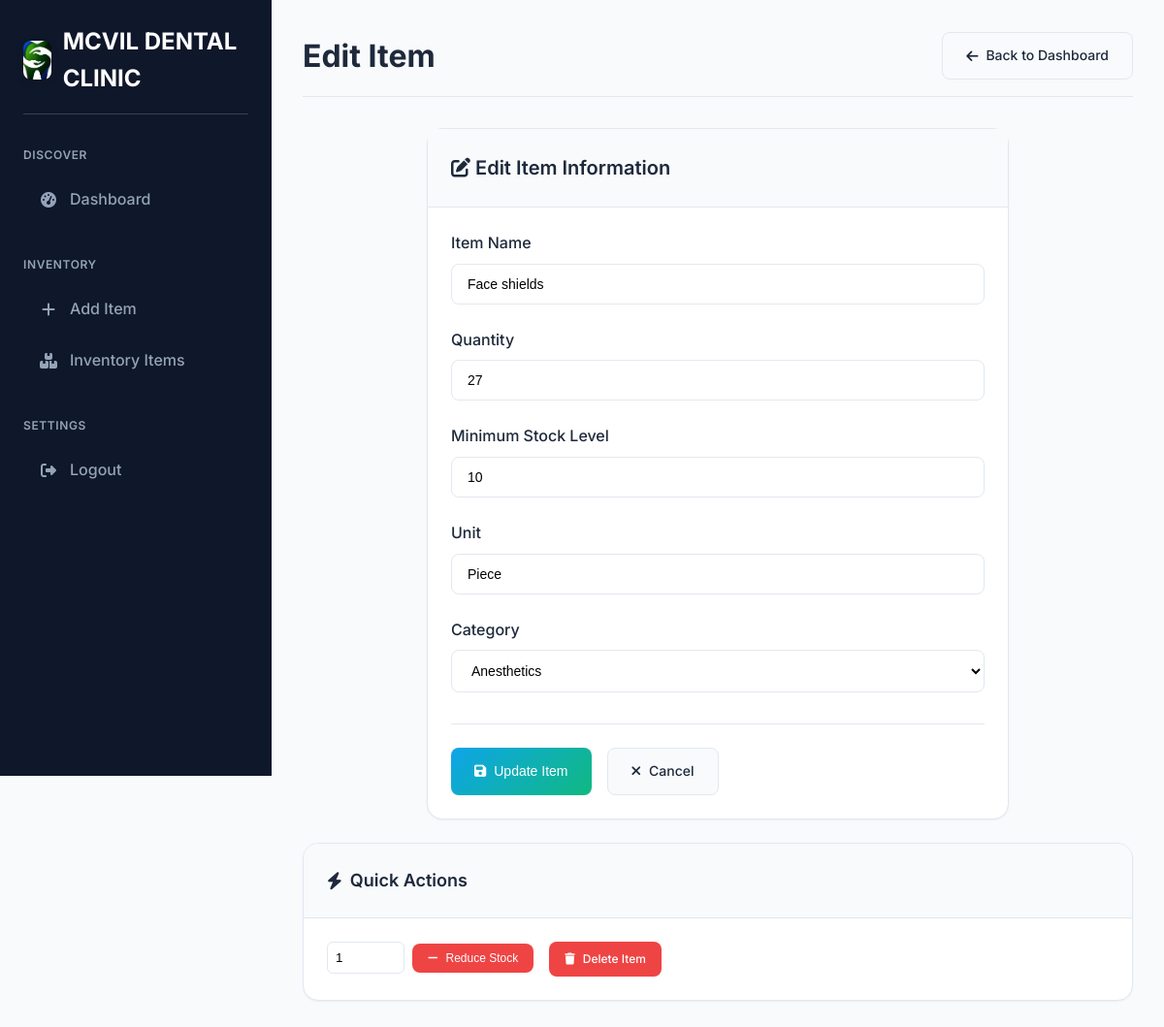
Page /edit_item/4 (signed in) on the committed database.
### tables this page shows
CREATE TABLE inventory
                 (id INTEGER PRIMARY KEY, name TEXT, quantity INTEGER, min_level INTEGER, unit TEXT, category_id INTEGER, created_at TIMESTAMP, updated_at TIMESTAMP);

### app.py (the view, shortened to what this page needs)
@app.route('/edit_item/<int:item_id>', methods=['GET', 'POST'])
def edit_item(item_id):
    if 'logged_in' not in session:
        return redirect(url_for('login'))
    conn = sqlite3.connect('inventory.db')
    c = conn.cursor()
    c.execute("SELECT * FROM inventory WHERE id=?", (item_id,))
    item = c.fetchone()
    c.execute("SELECT * FROM categories ORDER BY name")
    categories = c.fetchall()
    conn.close()
    if item is None:
        flash('Item not found')
        return redirect(url_for('dashboard'))
    return render_template('edit_item.html', item=item, categories=categories)

### templates/edit_item.html (shortened to what this page needs)
<!DOCTYPE html>
<html>
<head>
    <link rel="stylesheet" href="{{ url_for('static', filename='style.css') }}">
    <link rel="stylesheet" href="https://cdnjs.cloudflare.com/ajax/libs/font-awesome/6.4.0/css/all.min.css">
</head>
<body>
    <div class="app-container">
        <div class="sidebar">
            <div class="sidebar-brand">
                <div class="brand-logo">
                    <img src="{{ url_for('static', filename='Logo.jpg') }}" alt="MCVIL DENTAL CLINIC" class="sidebar-logo">
                </div>
                <h1>MCVIL DENTAL CLINIC</h1>
            </div>
            <div class="nav-section">
                <div class="nav-section-title">DISCOVER</div>
                <a href="{{ url_for('dashboard') }}" class="nav-item">
                    <i class="fas fa-tachometer-alt"></i>
                    Dashboard
                </a>
            </div>
            <div class="nav-section">
                <div class="nav-section-title">INVENTORY</div>
                <a href="{{ url_for('add_item') }}" class="nav-item">
                    <i class="fas fa-plus"></i>
                    Add Item
                </a>
                <a href="{{ url_for('inventory') }}" class="nav-item">
                    <i class="fas fa-boxes"></i>
                    Inventory Items
                </a>
            </div>
            <div class="nav-section">
                <div class="nav-section-title">SETTINGS</div>
                <a href="{{ url_for('logout') }}" class="nav-item">
                    <i class="fas fa-sign-out-alt"></i>
                    Logout
                </a>
            </div>
        </div>
        <div class="main-content">
            <div class="header">
                <h1>Edit Item</h1>
                <div class="header-actions">
                    <a href="{{ url_for('dashboard') }}" class="btn btn-secondary">
                        <i class="fas fa-arrow-left"></i> Back to Dashboard
                    </a>
                </div>
            </div>
            <div class="form-container fade-in">
                <div class="form-header">
                    <div class="form-title">
                        <i class="fas fa-edit"></i>
                        Edit Item Information
                    </div>
                </div>
                <form method="POST" class="form-body">
                    <div class="form-group">
                        <label class="form-label">Item Name</label>
                        <input type="text" name="name" class="form-control" value="{{ item[1] }}" required>
                    </div>
                    <div class="form-group">
                        <label class="form-label">Quantity</label>
                        <input type="number" name="quantity" class="form-control" min="0" value="{{ item[2] }}" required>
                    </div>
                    <div class="form-group">
                        <label class="form-label">Minimum Stock Level</label>
                        <input type="number" name="min_level" class="form-control" min="0" value="{{ item[3] }}" required>
                    </div>
                    <div class="form-group">
                        <label class="form-label">Unit</label>
                        <input type="text" name="unit" class="form-control" value="{{ item[4] }}" required>
                    </div>
                    <div class="form-group">
                        <label class="form-label">Category</label>
                        <select name="category_id" class="form-control" required>
                            {% for category in categories %}
                                <option value="{{ category[0] }}" {% if item[5] == category[0] %}selected{% endif %}>
                                    {{ category[1] }}
                                </option>
                            {% endfor %}
                        </select>
                    </div>
                    <div class="form-actions">
                        <button type="submit" class="btn btn-primary">
                            <i class="fas fa-save"></i> Update Item
                        </button>
                        <a href="{{ url_for('dashboard') }}" class="btn btn-secondary">
                            <i class="fas fa-times"></i> Cancel
                        </a>
                    </div>
                </form>
            </div>
            <div class="content-card fade-in" style="margin-top: 1.5rem;">
                <div class="content-card-header">
                    <div class="content-card-title">
                        <i class="fas fa-bolt"></i>
                        Quick Actions
                    </div>
                </div>
                <div class="content-card-body">
                    <div style="display: flex; gap: 1rem; flex-wrap: wrap;">
                        <form method="POST" action="{{ url_for('decrement_item', item_id=item[0]) }}" style="display: inline;">
                            <div style="display: flex; gap: 0.5rem; align-items: center;">
                                <input type="number" name="decrement" value="1" min="1" max="{{ item[2] }}"
                                       style="width: 80px; padding: 0.5rem; border: 1px solid var(--border-color); border-radius: 6px;">
                                <button type="submit" class="btn btn-danger btn-small">
                                    <i class="fas fa-minus"></i> Reduce Stock
                                </button>
                            </div>
                        </form>
                        <a href="{{ url_for('delete_item', item_id=item[0]) }}"
                           class="btn btn-danger btn-small"
                           onclick="return confirm('Are you sure you want to delete this item? This action cannot be undone.')">
                            <i class="fas fa-trash"></i> Delete Item
                        </a>
                    </div>
                </div>
            </div>
        </div>
    </div>
</body>
</html>

### rows in the picture
inventory: name "Face shields", quantity "27", min_level "10", unit "Piece"

### other values in the picture
form field category_id "Anesthetics"
